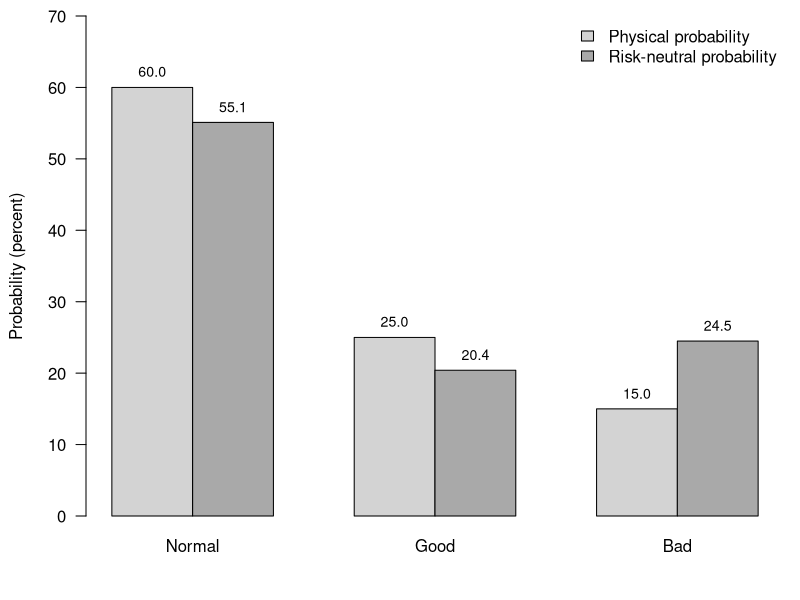

Here is the R script that generated this plot:
## ---- chunk 1
# Purpose: Compare physical and risk-neutral probabilities implied by a simple SDF.

states <- c("Normal", "Good", "Bad")
physical_prob <- c(0.60, 0.25, 0.15)
sdf <- c(0.90, 0.80, 1.60)

# State prices, risk-free discount factor, and risk-neutral probabilities.
state_price <- physical_prob * sdf
risk_free_discount <- sum(state_price)
short_rate <- -log(risk_free_discount)
risk_neutral_prob <- state_price / risk_free_discount

# Payoffs of the procyclical and insurance assets used in the book.
payoff_procyclical <- c(100, 130, 50)
payoff_insurance <- c(100, 70, 150)
physical_expected_payoff <- c(
  procyclical = sum(physical_prob * payoff_procyclical),
  insurance = sum(physical_prob * payoff_insurance)
)
risk_neutral_expected_payoff <- c(
  procyclical = sum(risk_neutral_prob * payoff_procyclical),
  insurance = sum(risk_neutral_prob * payoff_insurance)
)
asset_price <- c(
  procyclical = sum(state_price * payoff_procyclical),
  insurance = sum(state_price * payoff_insurance)
)

# Report the quantities used in the text and verify the pricing identity.
three_state_results <- data.frame(
  state = states,
  physical_prob = physical_prob,
  sdf = sdf,
  state_price = state_price,
  risk_neutral_prob = risk_neutral_prob,
  payoff_procyclical = payoff_procyclical,
  payoff_insurance = payoff_insurance
)
print(three_state_results)
stopifnot(
  abs(sum(risk_neutral_prob) - 1) < 1e-12,
  all(abs(physical_expected_payoff - 100) < 1e-12),
  all(abs(asset_price - risk_free_discount * risk_neutral_expected_payoff) < 1e-12),
  abs(asset_price["procyclical"] - 92) < 1e-12,
  abs(asset_price["insurance"] - 104) < 1e-12
)

# Compare physical and risk-neutral probabilities.
probabilities_to_plot <- 100 * rbind(
  "Physical probability" = physical_prob,
  "Risk-neutral probability" = risk_neutral_prob
)

par(mar = c(4.2, 4.3, 0.8, 0.8))
bar_positions <- barplot(
  probabilities_to_plot,
  beside = TRUE,
  names.arg = states,
  col = c("lightgrey", "darkgrey"),
  border = "black",
  ylim = c(0, 70),
  ylab = "Probability (percent)",
  las = 1
)
text(
  bar_positions,
  probabilities_to_plot + 2.2,
  labels = sprintf("%.1f", probabilities_to_plot),
  cex = 0.85
)
legend(
  "topright",
  legend = rownames(probabilities_to_plot),
  fill = c("lightgrey", "darkgrey"),
  border = "black",
  bty = "n"
)
